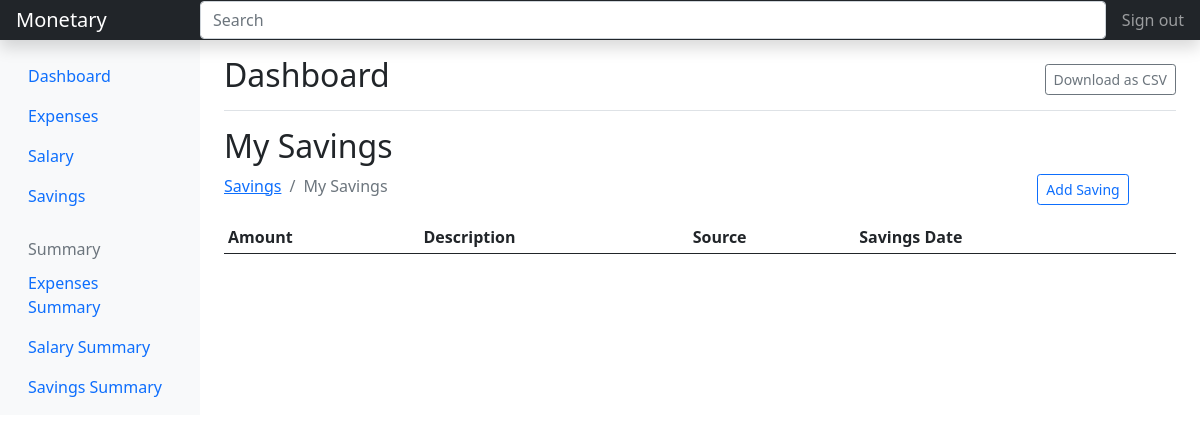
The app's page /saving/ (signed in), older data.
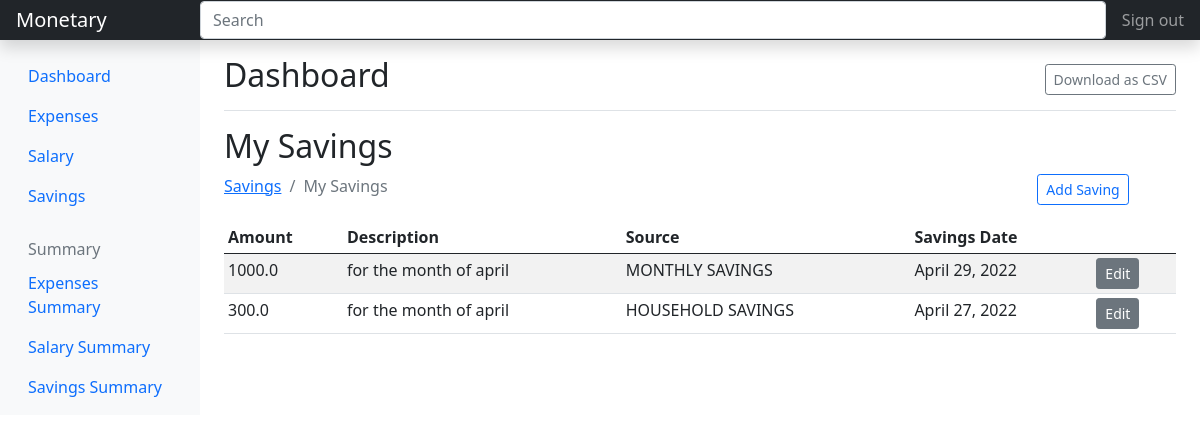
The same page, newer data.
### saving/models.py (models this page shows, shortened)
class Saving(models.Model):
    amount = models.FloatField()
    date = models.DateField(default=now)
    description = models.TextField()
    owner = models.ForeignKey(to=User, on_delete=models.CASCADE)
    source = models.CharField(max_length=200)
    class Meta:
        ordering = ['-date']

### saving/views.py (the view)
# urls.py: path('', views.index, name="expenses"),
@login_required(login_url='/accounts/login')
def index(request):
    sources = Source.objects.all()
    saving = Saving.objects.filter(owner=request.user)
    paginator = Paginator(saving, 5)
    page_num = request.GET.get('page')
    page_obj = Paginator.get_page(paginator, page_num)
    context = {
        'saving': saving,
        'page_obj': page_obj
    }
    return render(request, 'saving/index.html', context)

### saving/templates/saving/index.html
{% extends 'base.html' %}
{% load static %}
{% block content %}
<div class="d-flex justify-content-between flex-wrap flex-md-nowrap align-items-center pt-3 pb-2 mb-3 border-bottom">
    <h1 class="h2">Dashboard</h1>
    <div class="btn-toolbar mb-2 mb-md-0">
       <a href="" class="btn btn-outline-secondary btn-sm">Download as CSV</a>
    </div>
</div>
<h2>My Savings</h2>
<div class="row">
    <div class="col-md-10">
        <nav aria-label="breadcrumb">
            <ol class="breadcrumb">
                <li class="breadcrumb-item"><a href="{% url 'salary' %}">Savings</a></li>
                <li class="breadcrumb-item active" aria-current="page">My Savings</li>
            </ol>
        </nav>
    </div>
    <div class="col-md-2">
        <a href="{% url 'add-saving' %}" class="btn btn-outline-primary btn-sm mb-3">Add Saving</a>
    </div>
</div>
<div class="table-responsive">
    <table class="table table-striped table-sm">
        <thead>
            <tr>
                <th>Amount</th>
                <th>Description</th>
                <th>Source</th>
                <th>Savings Date</th>
                <th></th>
            </tr>
        </thead>
        <tbody>
            {% for saving in page_obj %}
            <tr>
                <td>{{saving.amount}}</td>
                <td>{{saving.description}}</td>
                <td>{{saving.source}}</td>
                <td>{{saving.date}}</td>
                <td><a href="" class="btn btn-secondary btn-sm">Edit</a></td>
            </tr>
            {% endfor %}
        </tbody>
    </table>
</div>
{% endblock %}

### templates/base.html (shortened to what this page needs)
{% load static %}
<!doctype html>
<html lang="en">
<head>
    <link href="https://cdn.jsdelivr.net/npm/bootstrap@5.0.2/dist/css/bootstrap.min.css" rel="stylesheet"
>
</head>
<body>
    <header class="navbar navbar-dark bg-dark flex-md-nowrap p-0 shadow">
        <a class="navbar-brand col-md-3 col-lg-2 me-0 px-3" href="{% url 'expenses' %}">Monetary</a>
        <input class="form-control form-control-dark w-100" type="text" placeholder="Search" aria-label="Search">
        <div class="navbar-nav">
            <div class="nav-item text-nowrap">
                <a class="nav-link px-3" href="">Sign out</a>
            </div>
        </div>
    </header>
    <div class="container-fluid">
        <div class="row">
            <nav id="sidebarOption" class="col-md-3 col-lg-2 d-md-block bg-light sidebar collapse">
                <div class="position-sticky pt-3">
                    <ul class="nav flex-column">
                        <li class="nav-item">
                            <a class="nav-link active" aria-current="page" href="#">
                                Dashboard
                            </a>
                        </li>
                        <li class="nav-item">
                            <a class="nav-link" href="{% url 'expenses' %}">
                                Expenses
                            </a>
                        </li>
                        <li class="nav-item">
                            <a class="nav-link" href="{% url 'salary' %}">
                                Salary
                            </a>
                        </li>
                        <li class="nav-item">
                            <a class="nav-link" href="{% url 'saving' %}">
                                Savings
                            </a>
                        </li>
                    </ul>
                    <h6
                        class="sidebar-heading d-flex justify-content-between align-items-center px-3 mt-4 mb-1 text-muted">
                        <span>Summary</span>
                    </h6>
                    <ul class="nav flex-column mb-2">
                        <li class="nav-item">
                            <a class="nav-link" href="#">
                                Expenses Summary
                            </a>
                        </li>
                        <li class="nav-item">
                            <a class="nav-link" href="#">
                                Salary Summary
                            </a>
                        </li>
                        <li class="nav-item">
                            <a class="nav-link" href="#">
                                Savings Summary
                            </a>
                        </li>
                    </ul>
                </div>
            </nav>
            <main class="col-md-9 ms-sm-auto col-lg-10 px-md-4">
                {% block content %}
                {% endblock %}
            </main>
        </div>
    </div>
</body>
</html>

Row changes from the older to the newer data that the page shows:
added Saving: amount "1000.0", description "for the month of april", source "MONTHLY SAVINGS", date "April 29, 2022"
added Saving: amount "300.0", description "for the month of april", source "HOUSEHOLD SAVINGS", date "April 27, 2022"
